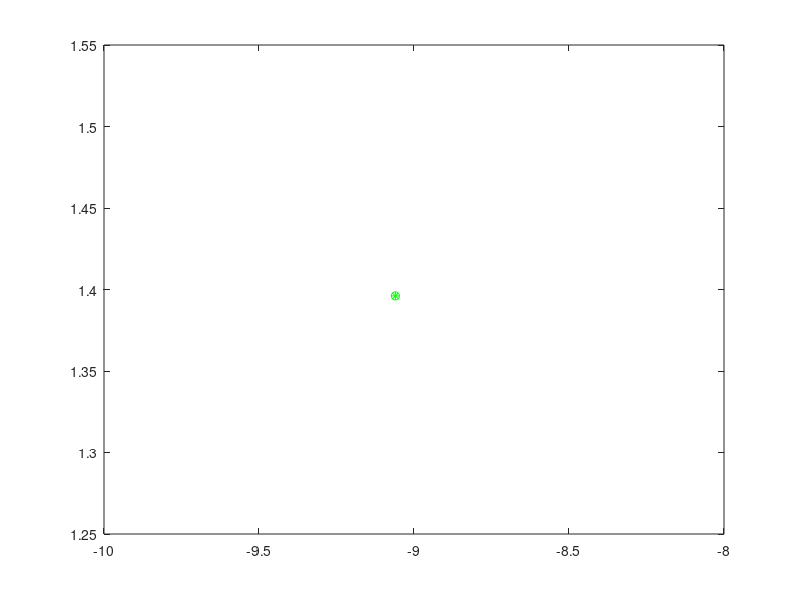

Write MATLAB code to recreate this figure.
function plotSTEK1On

'отрисовка метода СТЭК-1'

load data_num_coalic;

if num_coalic==2;
load data_stek1;
plot(Data0.J(:,1),Data0.J(:,2),'g*'); hold on;
plot(Data0.J(:,1),Data0.J(:,2),'go'); hold on;

end;

if num_coalic==3;
load data_stek1;
plot3(Data0.J(:,1),Data0.J(:,2),Data0.J(:,3),'g*'); hold on;
plot3(Data0.J(:,1),Data0.J(:,2),Data0.J(:,3),'go'); hold on;
end;
